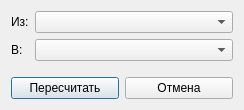
<?xml version="1.0" encoding="UTF-8"?>
<ui version="4.0">
    <class>RecalculateEizmDialog</class>
    <widget class="QDialog" name="RecalculateEizmDialog">
        <property name="geometry">
            <rect>
                <x>0</x>
                <y>0</y>
                <width>244</width>
                <height>110</height>
            </rect>
        </property>
        <property name="windowTitle">
            <string>Пересчет единиц измерения</string>
        </property>
        <layout class="QGridLayout" name="gridLayout">
            <item row="0" column="0">
                <layout class="QVBoxLayout" name="verticalLayout">
                    <item>
                        <layout class="QFormLayout" name="formLayout">
                            <item row="0" column="0">
                                <widget class="QLabel" name="label">
                                    <property name="text">
                                        <string>Из:</string>
                                    </property>
                                </widget>
                            </item>
                            <item row="0" column="1">
                                <widget class="QComboBox" name="fromComboBox"/>
                            </item>
                            <item row="1" column="0">
                                <widget class="QLabel" name="label_2">
                                    <property name="text">
                                        <string>В:</string>
                                    </property>
                                </widget>
                            </item>
                            <item row="1" column="1">
                                <widget class="QComboBox" name="toComboBox"/>
                            </item>
                        </layout>
                    </item>
                    <item>
                        <layout class="QHBoxLayout" name="horizontalLayout">
                            <item>
                                <widget class="QPushButton" name="acceptPushButton">
                                    <property name="text">
                                        <string>Пересчитать</string>
                                    </property>
                                </widget>
                            </item>
                            <item>
                                <widget class="QPushButton" name="cancelPushButton">
                                    <property name="text">
                                        <string>Отмена</string>
                                    </property>
                                </widget>
                            </item>
                        </layout>
                    </item>
                </layout>
            </item>
        </layout>
    </widget>
    <resources/>
    <connections/>
</ui>
